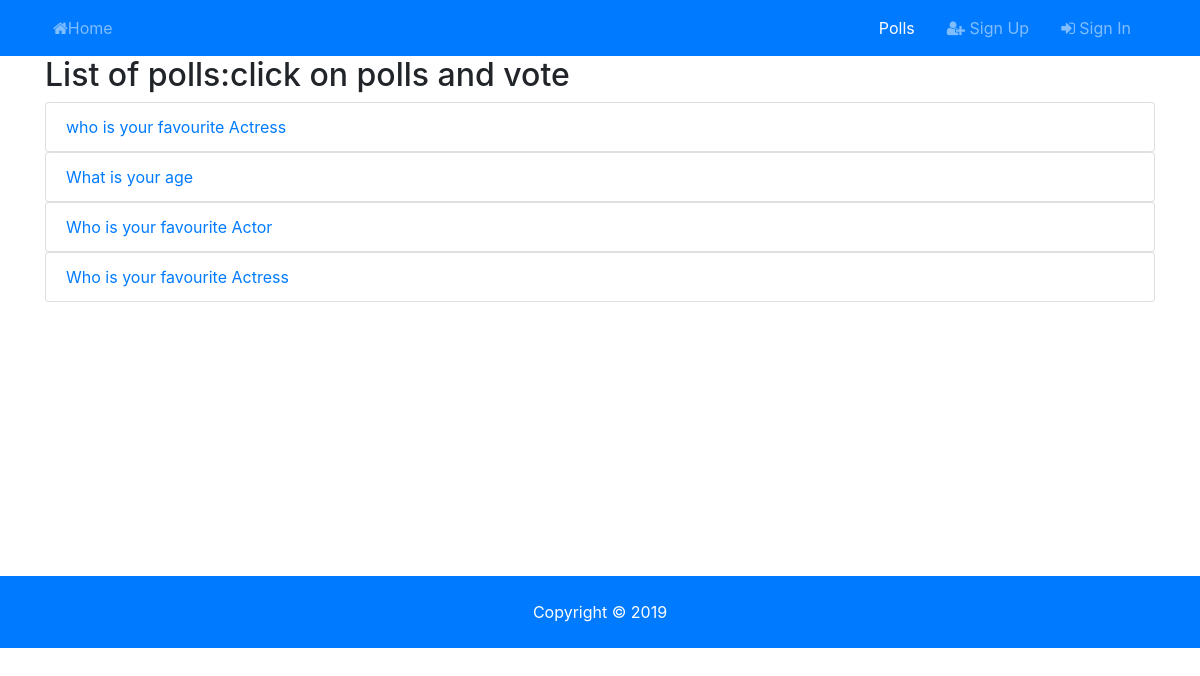
Screenshot of /poll-list/ with the database file from the repository.
### pollapp/models.py (models this page shows, shortened)
class MakePoll(models.Model):
    owner = models.ForeignKey(User,on_delete=models.CASCADE,default = 1)
    question = models.CharField(max_length = 200)
    optionone = models.CharField(max_length = 200)
    optiontwo = models.CharField(max_length = 200)
    optionthree = models.CharField(max_length = 200)
    optionfour = models.CharField(max_length = 200)

### pollapp/views.py (the view)
# urls.py: path('poll-list/',views.PollList,name = "PollList"),
def PollList(request):
    polls = MakePoll.objects.all()
    return render(request,'pollapp/listpoll.html',{'polls':polls})

### templates/pollapp/listpoll.html
{% extends 'base.html' %}
{% load static %}
{% block bodyblock %}
<div class="container" style="height:520px;" >
    {% if polls %}
    <h2>List of polls:click on polls and vote</h2>
        {% for poll in polls%}
        <ul class="list-group">
            <li class="list-group-item"> <a href="{% url 'VotePoll' poll.id %}">{{poll.question}}</a> </li>
        </ul>
        {% endfor %}
    {% else %}
    <h2>There is no poll...</h2>
    {% endif%}
</div>
{% endblock %}

### templates/base.html (shortened to what this page needs)
{% load static %}
<!DOCTYPE html>
<html lang="en">
<head>
    <link rel="stylesheet" href="https://stackpath.bootstrapcdn.com/bootstrap/4.3.1/css/bootstrap.min.css">
    <link rel="stylesheet" href="https://cdnjs.cloudflare.com/ajax/libs/font-awesome/4.7.0/css/font-awesome.min.css">
    <link rel="stylesheet" href="{% static 'css/style.css' %}">
</head>
<body>
    {% include 'navFooter/navbar.html' %}
    {% block bodyblock %} {% endblock %}
    {% include 'navFooter/footer.html' %}
</body>
</html>

### templates/navFooter/navbar.html (shortened to what this page needs)
{% load static %}
<nav class="navbar navbar-expand-lg navbar-dark bg-primary sticky-top">
    <div class="container">
        <div class="collapse navbar-collapse" id="navbarNavAltMarkup">
            <ul class="navbar-nav">
                <li
                    {% if '/' == request.path %}
                      class="nav-item active mr-3"
                    {% else %}
                      class="nav-item mr-3"
                    {% endif %}
                    >
                    <a class="nav-link" href="{% url 'HomePage' %}"><i class="fa fa-home"></i>Home</a>
                </li>
            </ul>
            <ul class="navbar-nav ml-auto">
                <li
                    {% if 'poll-list' in request.path %}
                      class="nav-item active mr-3"
                    {% else %}
                      class="nav-item mr-3"
                    {% endif %}
                    >
                    <a class="nav-link" href="{% url 'PollList' %}">Polls</a>
                </li>
                {% if user.is_authenticated %}
                    <li
                        {% if 'signed-In' in request.path %}
                          class="nav-item active mr-3"
                        {% else %}
                          class="nav-item mr-3"
                        {% endif %}
                        >
                        <a class="nav-link" href="{% url 'signedIn' %}"><i class='fa fa-user'></i> View Profile of: {{user.first_name}}</a>
                    </li>
                    <li class="nav-item mr-3">
                        <a href="javascript:{document.getElementById('logoutview').submit()}" class="nav-link">
                            <i class="fa fa-sign-out"></i> Logout
                        </a>
                        <form action="{% url 'Logout' %}" method="POST" id="logoutview">
                            {% csrf_token %}
                            <input type="hidden">
                        </form>
                    </li>
                {% else %}
                    <li
                        {% if 'newUserRegister' in request.path %}
                          class="nav-item active mr-3"
                        {% else %}
                          class="nav-item mr-3"
                        {% endif %}
                        >
                        <a class="nav-link" href="{% url 'newUserRegister' %}">
                            <i class="fa fa-user-plus"></i> Sign Up
                        </a>
                    </li>
                    <li
                        {% if 'UserLogin' in request.path %}
                          class="nav-item active mr-3"
                        {% else %}
                          class="nav-item mr-3"
                        {% endif %}
                        >
                        <a class="nav-link" href="{% url 'UserLogin' %}">
                            <i class="fa fa-sign-in"></i> Sign In
                        </a>
                    </li>
                {% endif %}
            </ul>
        </div>
    </div>
</nav>

### templates/navFooter/footer.html
{% load static %}
<footer id="main-footer" class="py-4 bg-primary text-white text-center">
    Copyright &copy;
    <span class="year">2019</span>
</footer>

### rows the page displays
MakePoll: question "who is your favourite Actress"
MakePoll: question "What is your age"
MakePoll: question "Who is your favourite Actor"
MakePoll: question "Who is your favourite Actress"
